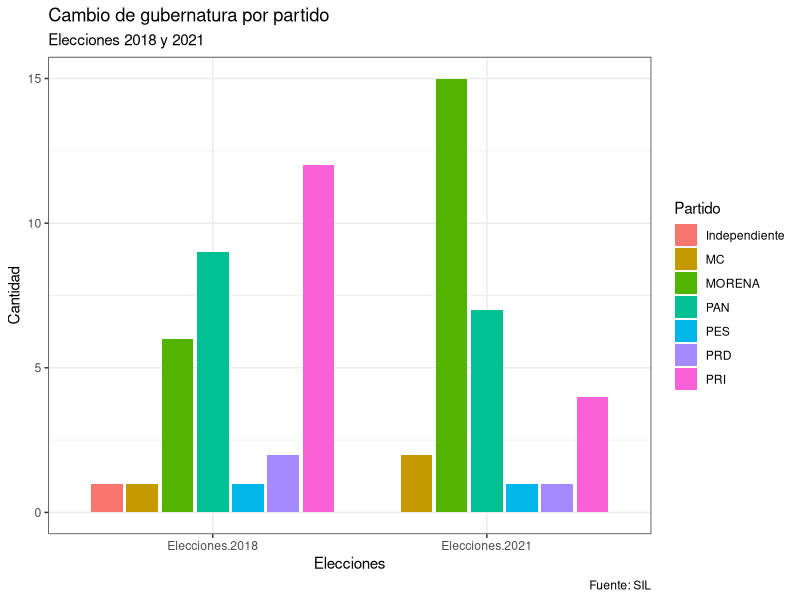

Write the R code that produced this figure.
library(ggplot2)
library(dplyr)
library(tidyr)

df <- read.csv("datos/gubernaturas.csv", na.strings = "")
df1 <- df %>%
  gather("Elecciones", "Cantidad", 2:3)

viz5 <- ggplot(df1, aes(Elecciones, Cantidad, fill = Partido)) + 
  geom_col(position = "dodge2")
viz5+ theme_bw() + labs(title ="Cambio de gubernatura por partido", subtitle="Elecciones 2018 y 2021", caption = "Fuente: SIL")
